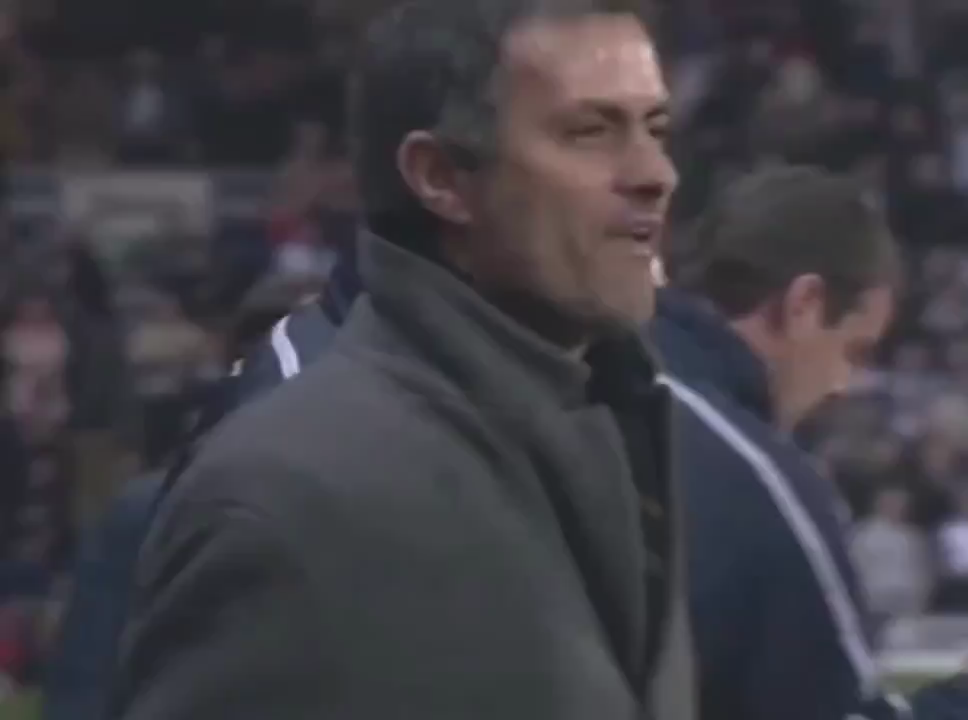
#> input picture frames/0.png, 968 x 720 px, found by its file name; its folder holds only this picture in this run
$ python modelo.py
#> lines starting #> are read from the running program, lines starting #| are printed output that depends on the picture; after the words box and inside, x2 and y2 are one past the last pixel; in counts of white or black regions, pixels touching at a corner belong together
import cv2
import os

# Carregar o classificador pré-treinado
face_cascade = cv2.CascadeClassifier('haarcascade_frontalface_default.xml')

# Diretório contendo as imagens
input_dir = '/home/lidia/prova2_teste/frames/'
output_dir = '/home/lidia/prova2_teste/frames_detected/'

# Criar o diretório de saída se não existir
os.makedirs(output_dir, exist_ok=True)

# Iterar através das imagens numeradas de 0.png a 301.png
for i in range(302):
    img_path = os.path.join(input_dir, f'{i}.png')
    img = cv2.imread(img_path)
#> img is the input picture: shape (720, 968, 3); mean B, G, R 68.4, 62.2, 64.4

    if img is None:
        print(f'Não foi possível ler a imagem: {img_path}')
        continue

    gray = cv2.cvtColor(img, cv2.COLOR_BGR2GRAY)

    # Detectar rostos
    faces = face_cascade.detectMultiScale(gray, scaleFactor=1.1, minNeighbors=5, minSize=(30, 30))
#> faces = [[834, 496, 86, 86], [508, 33, 254, 254]]

    # Desenhar retângulos em torno dos rostos detectados
    for (x, y, w, h) in faces:
        cv2.rectangle(img, (x, y), (x+w, y+h), (255, 0, 0), 2)
#> this loop made 2 passes
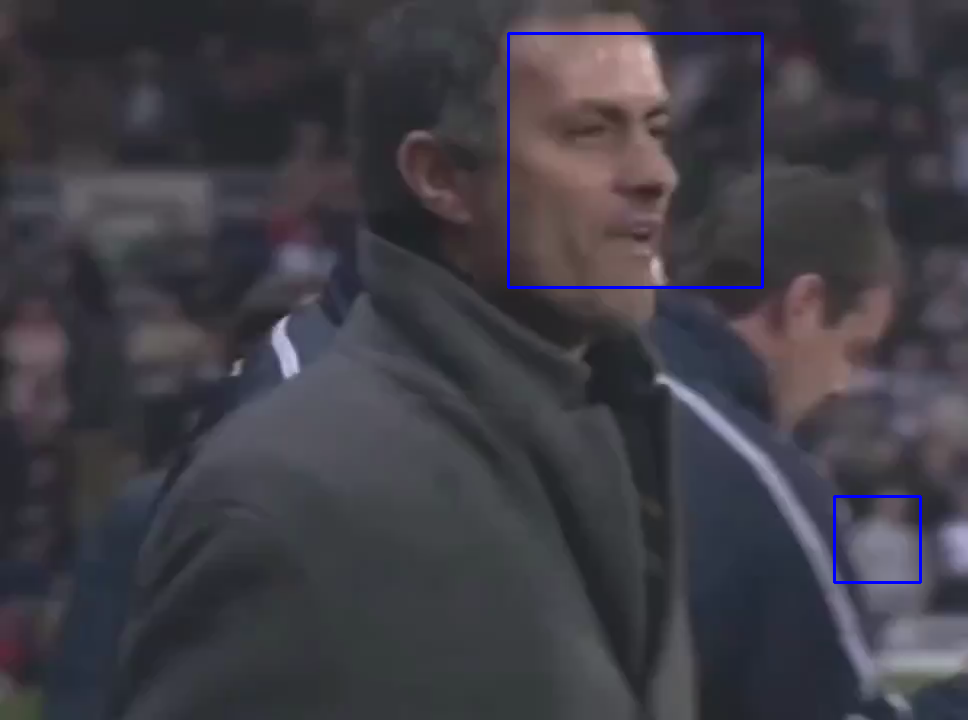
#> img: shape (720, 968, 3); 0.58% of pixels changed, all inside (x1, y1, x2, y2) = (507, 32, 922, 584)

    # Salvar a imagem resultante
    output_path = os.path.join(output_dir, f'{i}_detected.png')
    cv2.imwrite(output_path, img)

    print(f'Processada e salva: {output_path}')
